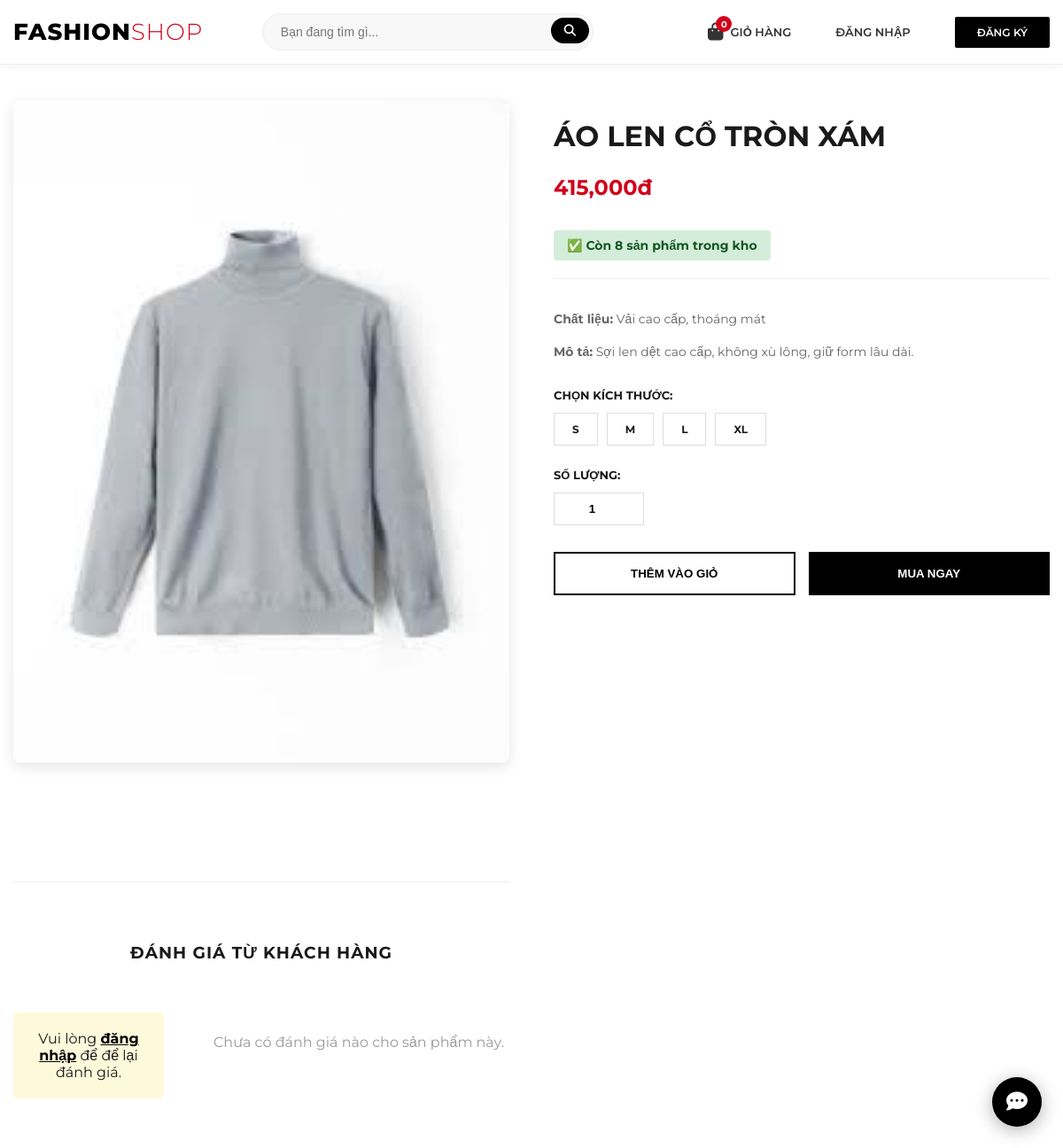
Page /product.php?id=53 on the committed database.
### tables this page shows
CREATE TABLE `products` (
  `id` int(11) NOT NULL,
  `category_id` int(11) DEFAULT NULL,
  `name` varchar(255) NOT NULL,
  `price` decimal(10,2) NOT NULL,
  `stock` int(11) NOT NULL DEFAULT 0,
  `description` text DEFAULT NULL,
  `image` varchar(255) DEFAULT NULL
);

CREATE TABLE `product_sizes` (
  `id` int(11) NOT NULL,
  `product_id` int(11) DEFAULT NULL,
  `size_name` varchar(10) DEFAULT NULL
);

### public/product.php (the view, shortened to what this page needs)
<?php
include __DIR__ . '/../templates/partials/header.php';
$product_id = $_GET['id'] ?? 0;
$stmt = $pdo->prepare("SELECT * FROM products WHERE id = ?");
$stmt->execute([$product_id]);
$product = $stmt->fetch();
$stmt_size = $pdo->prepare("SELECT * FROM product_sizes WHERE product_id = ?");
$stmt_size->execute([$product_id]);
$sizes = $stmt_size->fetchAll();
$stmt_rev = $pdo->prepare("SELECT r.*, u.username FROM reviews r JOIN users u ON r.id = u.id WHERE r.product_id = ? ORDER BY r.created_at DESC");
$stmt_rev->execute([$product_id]);
$reviews = $stmt_rev->fetchAll();
?>
<div class="container"
    style="max-width: 1200px; margin: 40px auto; padding: 0 15px; font-family: 'Montserrat', sans-serif;">
    <div style="display: grid; grid-template-columns: 1fr 1fr; gap: 50px; align-items: start;">
        <div class="product-image">
            <img src="/assets/images/<?= $product['image'] ?>" alt="<?= $product['name'] ?>"
                style="width: 100%; border-radius: 8px; box-shadow: 0 5px 15px rgba(0,0,0,0.1);">
        </div>
        <div class="product-details">
            <h1 style="font-size: 32px; margin-bottom: 15px; text-transform: uppercase;"><?= $product['name'] ?></h1>
            <p style="font-size: 24px; color: #d0021b; font-weight: 700; margin-bottom: 20px;">
                <?= number_format($product['price']) ?>đ</p>
            <?php $outOfStock = (int)($product['stock'] ?? 0) <= 0; ?>
            <p style="font-size: 14px; font-weight: bold; padding: 8px 15px; border-radius: 4px; margin-bottom: 20px; display: inline-block; background: <?= $outOfStock ? '#ffeaa7' : '#d4edda' ?>; color: <?= $outOfStock ? '#d63031' : '#155724' ?>;">
                <?= $outOfStock ? '❌ HẾT HÀNG — Sản phẩm tạm thời không có sẵn' : '✅ Còn ' . (int)$product['stock'] . ' sản phẩm trong kho' ?>
            </p>
            <div style="border-top: 1px solid #eee; padding-top: 20px; color: #666; font-size: 14px; line-height: 1.6;">
                <p><strong>Chất liệu:</strong> <?= $product['material'] ?? 'Vải cao cấp, thoáng mát' ?></p>
                <p><strong>Mô tả:</strong> <?= $product['description'] ?></p>
            </div>
            <form action="add_to_cart.php" method="POST" style="margin-top: 30px;">
                <div style="margin-bottom: 25px;">
                    <div style="margin-bottom: 25px;">
                        <?php if (count($sizes) > 0): ?>
                            <p style="font-weight: 700; margin-bottom: 12px; font-size: 13px; text-transform: uppercase;">
                                Chọn kích thước:</p>
                            <div style="display: flex; gap: 10px;">
                                <?php foreach ($sizes as $s): ?>
                                    <label style="cursor: pointer;">
                                        <span class="size-item"
                                            style="display: inline-block; padding: 10px 20px; border: 1px solid #ddd; font-weight: bold; font-size: 12px; transition: 0.3s;">
                                            <?= $s['size_name'] ?>
                                        </span>
                                    </label>
                                <?php endforeach; ?>
                            </div>
                        <?php else: ?>
                            <input type="hidden" name="selected_size" value="Freesize">
                        <?php endif; ?>
                    </div>
                    <div style="margin-bottom: 30px;">
                        <p style="font-weight: 700; margin-bottom: 12px; font-size: 13px; text-transform: uppercase;">Số
                            lượng:</p>
                        <input type="number" name="quantity" value="1" min="1"
                            style="width: 80px; padding: 10px; border: 1px solid #ddd; text-align: center; font-weight: bold;">
                    </div>
                    <div style="display: flex; gap: 15px;">
                        <button type="submit" name="action" value="add"
                            <?= $outOfStock ? 'disabled' : '' ?>
                            style="flex: 1; padding: 15px; background: <?= $outOfStock ? '#eee' : '#fff' ?>; border: 2px solid <?= $outOfStock ? '#ccc' : '#000' ?>; font-weight: 700; cursor: <?= $outOfStock ? 'not-allowed' : 'pointer' ?>; transition: 0.3s; color: <?= $outOfStock ? '#aaa' : '#000' ?>;">
                            <?= $outOfStock ? 'HẾT HÀNG' : 'THÊM VÀO GIỎ' ?>
                        </button>
                        <button type="submit" name="action" value="buy_now"
                            <?= $outOfStock ? 'disabled' : '' ?>
                            style="flex: 1; padding: 15px; background: <?= $outOfStock ? '#ccc' : '#000' ?>; color: <?= $outOfStock ? '#999' : '#fff' ?>; border: 2px solid <?= $outOfStock ? '#ccc' : '#000' ?>; font-weight: 700; cursor: <?= $outOfStock ? 'not-allowed' : 'pointer' ?>; transition: 0.3s;">
                            <?= $outOfStock ? 'HẾT HÀNG' : 'MUA NGAY' ?>
                        </button>
                    </div>
            </form>
        </div>
    </div>
    <div style="margin-top: 80px; border-top: 1px solid #eee; padding-top: 50px;">
        <h3 style="text-transform: uppercase; letter-spacing: 1px; text-align: center; margin-bottom: 40px;">Đánh giá từ
            khách hàng</h3>
        <div style="display: grid; grid-template-columns: 1fr 2fr; gap: 50px;">
            <div>
                <?php if (isset($_SESSION['user_id'])): ?>
                    <form action="submit_review.php" method="POST"
                        style="background: #f9f9f9; padding: 25px; border-radius: 8px;">
                        <input type="hidden" name="product_id" value="<?= $product_id ?>">
                        <p style="font-weight: bold; margin-bottom: 15px;">Gửi nhận xét của bạn</p>
                        <select name="rating"
                            style="width: 100%; padding: 10px; margin-bottom: 15px; border: 1px solid #ddd;">
                            <option value="5">★★★★★ (Tuyệt vời)</option>
                            <option value="4">★★★★☆ (Rất tốt)</option>
                            <option value="3">★★★☆☆ (Bình thường)</option>
                            <option value="2">★★☆☆☆ (Kém)</option>
                            <option value="1">★☆☆☆☆ (Rất tệ)</option>
                        </select>
                        <textarea name="comment" placeholder="Bạn thấy sản phẩm này thế nào?..." required
                            style="width: 100%; height: 100px; padding: 12px; border: 1px solid #ddd; margin-bottom: 15px; font-family: inherit;"></textarea>
                        <button type="submit"
                            style="width: 100%; background: #d0021b; color: #fff; border: none; padding: 12px; font-weight: bold; cursor: pointer;">GỬI
                            ĐÁNH GIÁ</button>
                    </form>
                <?php else: ?>
                    <p style="text-align: center; background: #fff9db; padding: 20px; border-radius: 5px;">
                        Vui lòng <a href="login.php" style="color: #000; font-weight: 700;">đăng nhập</a> để để lại đánh
                        giá.
                    </p>
                <?php endif; ?>
            </div>
            <div style="max-height: 500px; overflow-y: auto;">
                <?php if (count($reviews) > 0): ?>
                    <?php foreach ($reviews as $r): ?>
                        <div style="margin-bottom: 25px; border-bottom: 1px solid #eee; padding-bottom: 15px;">
                            <div style="display: flex; justify-content: space-between;">
                                <strong><?= htmlspecialchars($r['username']) ?></strong>
                                <span style="color: #f1c40f;"><?= str_repeat('★', $r['rating']) ?></span>
                            </div>
                            <p style="color: #555; margin: 10px 0; font-size: 14px;">
                                <?= nl2br(htmlspecialchars($r['comment'])) ?></p>
                            <small style="color: #999;"><?= date('d/m/Y', strtotime($r['created_at'])) ?></small>
                        </div>
                    <?php endforeach; ?>
                <?php else: ?>
                    <p style="text-align: center; color: #999; margin-top: 40px;">Chưa có đánh giá nào cho sản phẩm này.</p>
                <?php endif; ?>
            </div>
        </div>
    </div>
</div>
<?php include __DIR__ . '/../templates/partials/footer.php'; ?>

### public/assets/css/style.css (style rules this page uses)
:root { --main-color: #1a1a1a; --accent-color: #ff4757; --text-muted: #777; --border-color: #eee; }
body { font-family: 'Montserrat', sans-serif; color: var(--main-color); background-color: #fff; margin: 0; }

### templates/partials/header.php (style rules this page uses)
body { font-family: 'Montserrat', sans-serif; }

### rows in the picture
products: image (picture), name "ÁO LEN CỔ TRÒN XÁM", price "415,000", stock "8", description "Sợi len dệt cao cấp, không xù lông, giữ form lâu dài."
product_sizes: size_name "S"
product_sizes: size_name "M"
product_sizes: size_name "L"
product_sizes: size_name "XL"

### other values in the picture
$total_items "0"
$product['material'] "Vải cao cấp, thoáng mát"
